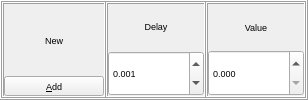
           <widget class="QFrame" name="frame_Shade_New">
            <property name="frameShape">
             <enum>QFrame::Box</enum>
            </property>
            <property name="frameShadow">
             <enum>QFrame::Raised</enum>
            </property>
            <layout class="QHBoxLayout" name="horizontalLayout_11">
             <property name="spacing">
              <number>0</number>
             </property>
             <property name="leftMargin">
              <number>0</number>
             </property>
             <property name="topMargin">
              <number>0</number>
             </property>
             <property name="rightMargin">
              <number>0</number>
             </property>
             <property name="bottomMargin">
              <number>0</number>
             </property>
             <item>
              <widget class="QFrame" name="frame_Shade_New_Title">
               <property name="frameShape">
                <enum>QFrame::Box</enum>
               </property>
               <property name="frameShadow">
                <enum>QFrame::Raised</enum>
               </property>
               <layout class="QVBoxLayout" name="verticalLayout_15">
                <property name="spacing">
                 <number>0</number>
                </property>
                <property name="leftMargin">
                 <number>0</number>
                </property>
                <property name="topMargin">
                 <number>0</number>
                </property>
                <property name="rightMargin">
                 <number>0</number>
                </property>
                <property name="bottomMargin">
                 <number>0</number>
                </property>
                <item>
                 <widget class="QLabel" name="label_Shade_New">
                  <property name="minimumSize">
                   <size>
                    <width>100</width>
                    <height>0</height>
                   </size>
                  </property>
                  <property name="font">
                   <font>
                    <pointsize>7</pointsize>
                    <italic>false</italic>
                   </font>
                  </property>
                  <property name="autoFillBackground">
                   <bool>false</bool>
                  </property>
                  <property name="frameShape">
                   <enum>QFrame::NoFrame</enum>
                  </property>
                  <property name="frameShadow">
                   <enum>QFrame::Raised</enum>
                  </property>
                  <property name="text">
                   <string>New</string>
                  </property>
                  <property name="alignment">
                   <set>Qt::AlignCenter</set>
                  </property>
                 </widget>
                </item>
                <item>
                 <widget class="QPushButton" name="pushButton_Shade_add">
                  <property name="minimumSize">
                   <size>
                    <width>99</width>
                    <height>20</height>
                   </size>
                  </property>
                  <property name="maximumSize">
                   <size>
                    <width>100</width>
                    <height>20</height>
                   </size>
                  </property>
                  <property name="font">
                   <font>
                    <pointsize>7</pointsize>
                    <italic>false</italic>
                   </font>
                  </property>
                  <property name="focusPolicy">
                   <enum>Qt::NoFocus</enum>
                  </property>
                  <property name="text">
                   <string>&amp;Add</string>
                  </property>
                  <property name="default">
                   <bool>false</bool>
                  </property>
                  <property name="flat">
                   <bool>false</bool>
                  </property>
                 </widget>
                </item>
               </layout>
              </widget>
             </item>
             <item>
              <widget class="QFrame" name="frame_Shade_New_Delay">
               <property name="sizePolicy">
                <sizepolicy hsizetype="Fixed" vsizetype="Fixed">
                 <horstretch>0</horstretch>
                 <verstretch>0</verstretch>
                </sizepolicy>
               </property>
               <property name="minimumSize">
                <size>
                 <width>100</width>
                 <height>50</height>
                </size>
               </property>
               <property name="maximumSize">
                <size>
                 <width>100</width>
                 <height>50</height>
                </size>
               </property>
               <property name="frameShape">
                <enum>QFrame::Box</enum>
               </property>
               <property name="frameShadow">
                <enum>QFrame::Raised</enum>
               </property>
               <layout class="QVBoxLayout" name="verticalLayout_68">
                <property name="spacing">
                 <number>2</number>
                </property>
                <property name="sizeConstraint">
                 <enum>QLayout::SetMaximumSize</enum>
                </property>
                <property name="leftMargin">
                 <number>0</number>
                </property>
                <property name="topMargin">
                 <number>0</number>
                </property>
                <property name="rightMargin">
                 <number>0</number>
                </property>
                <property name="bottomMargin">
                 <number>0</number>
                </property>
                <item>
                 <widget class="QFrame" name="frame_Label_Shade_New_Delay">
                  <property name="frameShape">
                   <enum>QFrame::NoFrame</enum>
                  </property>
                  <property name="frameShadow">
                   <enum>QFrame::Raised</enum>
                  </property>
                  <layout class="QVBoxLayout" name="verticalLayout_69">
                   <property name="leftMargin">
                    <number>0</number>
                   </property>
                   <property name="topMargin">
                    <number>0</number>
                   </property>
                   <property name="rightMargin">
                    <number>0</number>
                   </property>
                   <property name="bottomMargin">
                    <number>0</number>
                   </property>
                   <item>
                    <widget class="QLabel" name="label_Shade_New_Delay">
                     <property name="font">
                      <font>
                       <pointsize>7</pointsize>
                       <italic>false</italic>
                      </font>
                     </property>
                     <property name="autoFillBackground">
                      <bool>false</bool>
                     </property>
                     <property name="frameShape">
                      <enum>QFrame::NoFrame</enum>
                     </property>
                     <property name="frameShadow">
                      <enum>QFrame::Raised</enum>
                     </property>
                     <property name="text">
                      <string>Delay</string>
                     </property>
                     <property name="alignment">
                      <set>Qt::AlignCenter</set>
                     </property>
                    </widget>
                   </item>
                  </layout>
                 </widget>
                </item>
                <item>
                 <widget class="QDoubleSpinBox" name="doubleSpinBox_Shade_New_Delay">
                  <property name="sizePolicy">
                   <sizepolicy hsizetype="Preferred" vsizetype="Preferred">
                    <horstretch>0</horstretch>
                    <verstretch>0</verstretch>
                   </sizepolicy>
                  </property>
                  <property name="font">
                   <font>
                    <pointsize>7</pointsize>
                   </font>
                  </property>
                  <property name="wrapping">
                   <bool>false</bool>
                  </property>
                  <property name="frame">
                   <bool>true</bool>
                  </property>
                  <property name="buttonSymbols">
                   <enum>QAbstractSpinBox::UpDownArrows</enum>
                  </property>
                  <property name="accelerated">
                   <bool>true</bool>
                  </property>
                  <property name="keyboardTracking">
                   <bool>true</bool>
                  </property>
                  <property name="showGroupSeparator" stdset="0">
                   <bool>false</bool>
                  </property>
                  <property name="decimals">
                   <number>3</number>
                  </property>
                  <property name="minimum">
                   <double>0.000000000000000</double>
                  </property>
                  <property name="maximum">
                   <double>1000000.000000000000000</double>
                  </property>
                  <property name="singleStep">
                   <double>0.100000000000000</double>
                  </property>
                  <property name="value">
                   <double>0.001000000000000</double>
                  </property>
                 </widget>
                </item>
               </layout>
              </widget>
             </item>
             <item>
              <widget class="QFrame" name="frame_Shade_Add_Value">
               <property name="sizePolicy">
                <sizepolicy hsizetype="Fixed" vsizetype="Fixed">
                 <horstretch>0</horstretch>
                 <verstretch>0</verstretch>
                </sizepolicy>
               </property>
               <property name="minimumSize">
                <size>
                 <width>100</width>
                 <height>50</height>
                </size>
               </property>
               <property name="maximumSize">
                <size>
                 <width>100</width>
                 <height>50</height>
                </size>
               </property>
               <property name="frameShape">
                <enum>QFrame::Box</enum>
               </property>
               <property name="frameShadow">
                <enum>QFrame::Raised</enum>
               </property>
               <layout class="QVBoxLayout" name="verticalLayout_70">
                <property name="spacing">
                 <number>0</number>
                </property>
                <property name="sizeConstraint">
                 <enum>QLayout::SetMaximumSize</enum>
                </property>
                <property name="leftMargin">
                 <number>0</number>
                </property>
                <property name="topMargin">
                 <number>0</number>
                </property>
                <property name="rightMargin">
                 <number>0</number>
                </property>
                <property name="bottomMargin">
                 <number>0</number>
                </property>
                <item>
                 <widget class="QFrame" name="frame_Label_Shade_New_Value">
                  <property name="frameShape">
                   <enum>QFrame::NoFrame</enum>
                  </property>
                  <property name="frameShadow">
                   <enum>QFrame::Raised</enum>
                  </property>
                  <layout class="QVBoxLayout" name="verticalLayout_71">
                   <property name="leftMargin">
                    <number>0</number>
                   </property>
                   <property name="topMargin">
                    <number>0</number>
                   </property>
                   <property name="rightMargin">
                    <number>0</number>
                   </property>
                   <property name="bottomMargin">
                    <number>0</number>
                   </property>
                   <item>
                    <widget class="QLabel" name="label_Shade_New_Value">
                     <property name="font">
                      <font>
                       <pointsize>7</pointsize>
                       <italic>false</italic>
                      </font>
                     </property>
                     <property name="autoFillBackground">
                      <bool>false</bool>
                     </property>
                     <property name="frameShape">
                      <enum>QFrame::NoFrame</enum>
                     </property>
                     <property name="frameShadow">
                      <enum>QFrame::Raised</enum>
                     </property>
                     <property name="text">
                      <string>Value</string>
                     </property>
                     <property name="alignment">
                      <set>Qt::AlignCenter</set>
                     </property>
                    </widget>
                   </item>
                  </layout>
                 </widget>
                </item>
                <item>
                 <widget class="QDoubleSpinBox" name="doubleSpinBox_Shade_New_Value">
                  <property name="sizePolicy">
                   <sizepolicy hsizetype="Preferred" vsizetype="Preferred">
                    <horstretch>0</horstretch>
                    <verstretch>0</verstretch>
                   </sizepolicy>
                  </property>
                  <property name="font">
                   <font>
                    <pointsize>7</pointsize>
                   </font>
                  </property>
                  <property name="wrapping">
                   <bool>false</bool>
                  </property>
                  <property name="frame">
                   <bool>true</bool>
                  </property>
                  <property name="buttonSymbols">
                   <enum>QAbstractSpinBox::UpDownArrows</enum>
                  </property>
                  <property name="accelerated">
                   <bool>true</bool>
                  </property>
                  <property name="keyboardTracking">
                   <bool>true</bool>
                  </property>
                  <property name="showGroupSeparator" stdset="0">
                   <bool>false</bool>
                  </property>
                  <property name="decimals">
                   <number>3</number>
                  </property>
                  <property name="minimum">
                   <double>0.000000000000000</double>
                  </property>
                  <property name="maximum">
                   <double>2.000000000000000</double>
                  </property>
                  <property name="singleStep">
                   <double>0.100000000000000</double>
                  </property>
                  <property name="value">
                   <double>0.000000000000000</double>
                  </property>
                 </widget>
                </item>
               </layout>
              </widget>
             </item>
            </layout>
           </widget>
